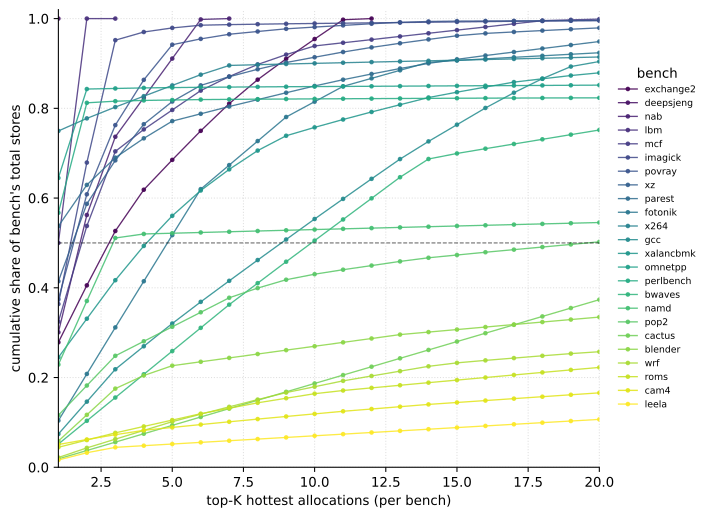

Source code (Python):
#!/usr/bin/env python3
"""Figure 3 — store traffic is dominated by a tiny set of allocations.

Per bench: cumulative share of total stores captured by the top-K hottest
allocations (K up to 20, which is what 02_top_allocations.csv records).
A line per bench, sorted by saturation height; reference line at 50%.

If the top-20 captures, say, >70% on most benches, that's a direct
argument for per-allocation-site optimization.
"""
from pathlib import Path

import matplotlib.pyplot as plt
import pandas as pd

HERE    = Path(__file__).resolve().parent
RESULTS = HERE.parent / "results"
OUT     = HERE / "fig3_concentration.svg"


def main() -> None:
    totals = pd.read_csv(RESULTS / "01_summary.csv")[["bench", "stores"]]
    top    = pd.read_csv(RESULTS / "02_top_allocations.csv")[["bench", "stores"]]

    # Top-20 are already in descending order per bench (LIMIT 20 ORDER BY stores).
    top["rank"] = top.groupby("bench").cumcount() + 1
    top = top.merge(totals.rename(columns={"stores": "total_stores"}), on="bench")
    top["cum_stores"] = top.groupby("bench")["stores"].cumsum()
    top["cum_frac"]   = top["cum_stores"] / top["total_stores"]

    final = (top.sort_values(["bench", "rank"])
                .groupby("bench")["cum_frac"].last()
                .sort_values(ascending=False))
    bench_order = final.index.tolist()

    fig, ax = plt.subplots(figsize=(7.5, 5.5))
    cmap = plt.get_cmap("viridis")
    for i, bench in enumerate(bench_order):
        sub = top[top["bench"] == bench].sort_values("rank")
        ax.plot(sub["rank"], sub["cum_frac"],
                marker="o", markersize=2.5, linewidth=1.0,
                color=cmap(i / max(1, len(bench_order) - 1)),
                label=bench, alpha=0.85)

    ax.axhline(0.5, color="black", linewidth=0.8, linestyle="--", alpha=0.6)
    ax.set_xlabel("top-K hottest allocations (per bench)")
    ax.set_ylabel("cumulative share of bench's total stores")
    ax.set_xlim(1, 20)
    ax.set_ylim(0, 1.02)
    ax.grid(linestyle=":", alpha=0.4)
    ax.set_axisbelow(True)
    for spine in ("top", "right"):
        ax.spines[spine].set_visible(False)

    ax.legend(loc="center left", bbox_to_anchor=(1.02, 0.5),
              frameon=False, fontsize=7, ncol=1, title="bench")
    fig.tight_layout()
    fig.savefig(OUT, format="svg", bbox_inches="tight")
    print(f"wrote {OUT}")


if __name__ == "__main__":
    main()
